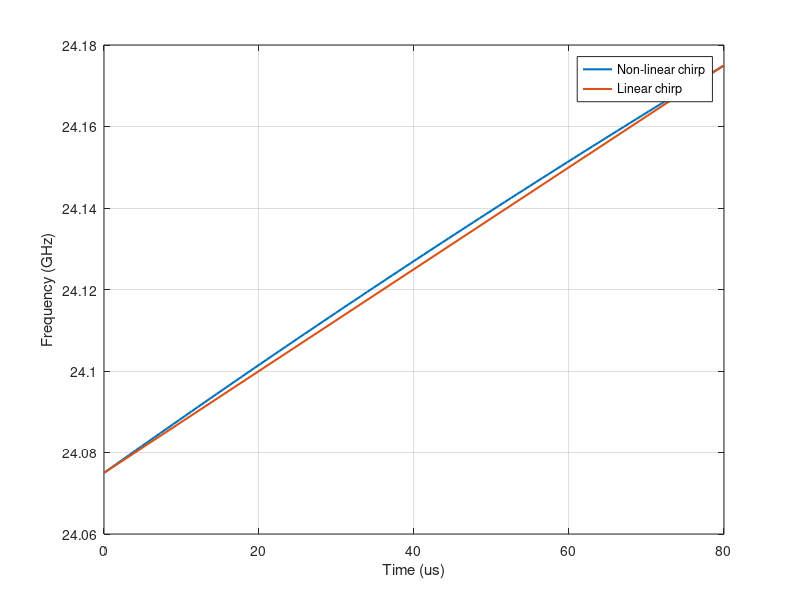

The MATLAB source for this figure: (Note: this script raises an error after producing the figure.)
%% Arbitrary Waveform
%
% Compare to RadarSimPy example at https://radarsimx.com/2021/05/10/arbitrary-waveform/
%
% ██████╗  █████╗ ██████╗  █████╗ ██████╗ ███████╗██╗███╗   ███╗██╗  ██╗
% ██╔══██╗██╔══██╗██╔══██╗██╔══██╗██╔══██╗██╔════╝██║████╗ ████║╚██╗██╔╝
% ██████╔╝███████║██║  ██║███████║██████╔╝███████╗██║██╔████╔██║ ╚███╔╝
% ██╔══██╗██╔══██║██║  ██║██╔══██║██╔══██╗╚════██║██║██║╚██╔╝██║ ██╔██╗
% ██║  ██║██║  ██║██████╔╝██║  ██║██║  ██║███████║██║██║ ╚═╝ ██║██╔╝ ██╗
% ╚═╝  ╚═╝╚═╝  ╚═╝╚═════╝ ╚═╝  ╚═╝╚═╝  ╚═╝╚══════╝╚═╝╚═╝     ╚═╝╚═╝  ╚═╝

clear;


%% Non-linear Chirp vs. Linear Chirp

freq_nonlinear = [
    2.40750000e+10, 2.40760901e+10, 2.40771786e+10, 2.40782654e+10, ...
    2.40793506e+10, 2.40804341e+10, 2.40815161e+10, 2.40825964e+10, ...
    2.40836750e+10, 2.40847521e+10, 2.40858275e+10, 2.40869012e+10, ...
    2.40879734e+10, 2.40890439e+10, 2.40901127e+10, 2.40911800e+10, ...
    2.40922456e+10, 2.40933096e+10, 2.40943719e+10, 2.40954326e+10, ...
    2.40964917e+10, 2.40975491e+10, 2.40986049e+10, 2.40996591e+10, ...
    2.41007117e+10, 2.41017626e+10, 2.41028119e+10, 2.41038595e+10, ...
    2.41049055e+10, 2.41059499e+10, 2.41069927e+10, 2.41080338e+10, ...
    2.41090733e+10, 2.41101111e+10, 2.41111473e+10, 2.41121819e+10, ...
    2.41132149e+10, 2.41142462e+10, 2.41152759e+10, 2.41163039e+10, ...
    2.41173304e+10, 2.41183552e+10, 2.41193783e+10, 2.41203999e+10, ...
    2.41214198e+10, 2.41224380e+10, 2.41234546e+10, 2.41244696e+10, ...
    2.41254830e+10, 2.41264947e+10, 2.41275048e+10, 2.41285133e+10, ...
    2.41295202e+10, 2.41305254e+10, 2.41315289e+10, 2.41325309e+10, ...
    2.41335312e+10, 2.41345298e+10, 2.41355269e+10, 2.41365223e+10, ...
    2.41375161e+10, 2.41385082e+10, 2.41394987e+10, 2.41404876e+10, ...
    2.41414748e+10, 2.41424605e+10, 2.41434444e+10, 2.41444268e+10, ...
    2.41454075e+10, 2.41463866e+10, 2.41473640e+10, 2.41483399e+10, ...
    2.41493140e+10, 2.41502866e+10, 2.41512575e+10, 2.41522268e+10, ...
    2.41531945e+10, 2.41541605e+10, 2.41551249e+10, 2.41560876e+10, ...
    2.41570488e+10, 2.41580083e+10, 2.41589661e+10, 2.41599224e+10, ...
    2.41608770e+10, 2.41618299e+10, 2.41627812e+10, 2.41637309e+10, ...
    2.41646790e+10, 2.41656254e+10, 2.41665702e+10, 2.41675134e+10, ...
    2.41684550e+10, 2.41693949e+10, 2.41703331e+10, 2.41712698e+10, ...
    2.41722048e+10, 2.41731381e+10, 2.41740699e+10, 2.41750000e+10];

t_nonlinear = linspace(0, 80e-6, 100);

freq_linear = [24.125e9-50e6, 24.125e9+50e6];
t_linear = [0, 80e-6];

figure();
plot(t_nonlinear*1e6, freq_nonlinear/1e9, 'LineWidth',1.5);
hold on;
plot(t_linear*1e6, freq_linear/1e9, 'LineWidth',1.5);
hold off;
grid on;

xlabel('Time (us)');
ylabel('Frequency (GHz)');
legend('Non-linear chirp','Linear chirp');

%% Transmitter Parameters

prp = 100e-6;
num_pulses = 1;

%% Receiver Parameters

fs = 2e6;
noise_figure = 12;
rf_gain = 20;
resistor = 500;
bb_gain = 30;


%% Simulation of nonlinear chirps
% Transmitter

tx = RadarSim.Transmitter(freq_nonlinear, t_nonlinear, 'tx_power', 60, 'prp', prp, 'pulses',num_pulses, 'channels', {RadarSim.TxChannel([0 0 0])});

% Receiver

rx = RadarSim.Receiver(fs, rf_gain, resistor, bb_gain, 'noise_figure', noise_figure, 'channels', {RadarSim.RxChannel([0 0 0])});

% Radar

radar = RadarSim.Radar(tx, rx);

% Targets

targets={};
targets{1} = RadarSim.PointTarget([200 0 0], [0 0 0], 30);
targets{2} = RadarSim.PointTarget([95 20 0], [-50 0 0], 25);
targets{3} = RadarSim.PointTarget([30 -5 0], [-22 0 0], 15);

% Run Simulation

simc = RadarSim.RadarSimulator();
simc.Run(radar, targets, 'noise', true);

baseband_nonlinear = simc.baseband_+simc.noise_;
timestamp_nonlinear = simc.timestamp_;

%% Simulation of linear chirps

% Transmitter

tx = RadarSim.Transmitter(freq_linear, t_linear, 'tx_power',60, 'prp', prp, 'pulses',num_pulses, 'channels',{RadarSim.TxChannel([0 0 0])});

% Receiver

rx = RadarSim.Receiver(fs, rf_gain, resistor, bb_gain, 'noise_figure', noise_figure, 'channels',{RadarSim.RxChannel([0 0 0])});

% Radar

radar = RadarSim.Radar(tx, rx);

% Targets

targets={};
targets{1} = RadarSim.PointTarget([200 0 0], [0 0 0], 30);
targets{2} = RadarSim.PointTarget([95 20 0], [-50 0 0], 25);
targets{3} = RadarSim.PointTarget([30 -5 0], [-22 0 0], 15);

% Run Simulation

simc.Run(radar, targets, 'noise', true);

baseband_linear = simc.baseband_+simc.noise_;
timestamp_linear = simc.timestamp_;

%% Range Profile

range_profile_nonlinear = fft(baseband_nonlinear.*repmat(chebwin(160,60),1,1), [], 1);
range_profile_linear = fft(baseband_linear.*repmat(chebwin(160,60),1,1), [], 1);

max_range = (3e8 * fs * 80e-6 / 100e6 / 2);

figure();
plot(linspace(0, max_range, radar.samples_per_pulse_), 20 * log10(abs(range_profile_nonlinear(:,1))), 'LineWidth',1.5);
hold on;
plot(linspace(0, max_range, radar.samples_per_pulse_), 20 * log10(abs(range_profile_linear(:,1))), 'LineWidth',1.5);
hold off;
grid on;

xlabel('Range (m)');
ylabel('Amplitude (dB)');
legend('Non-linear chirp','Linear chirp');
